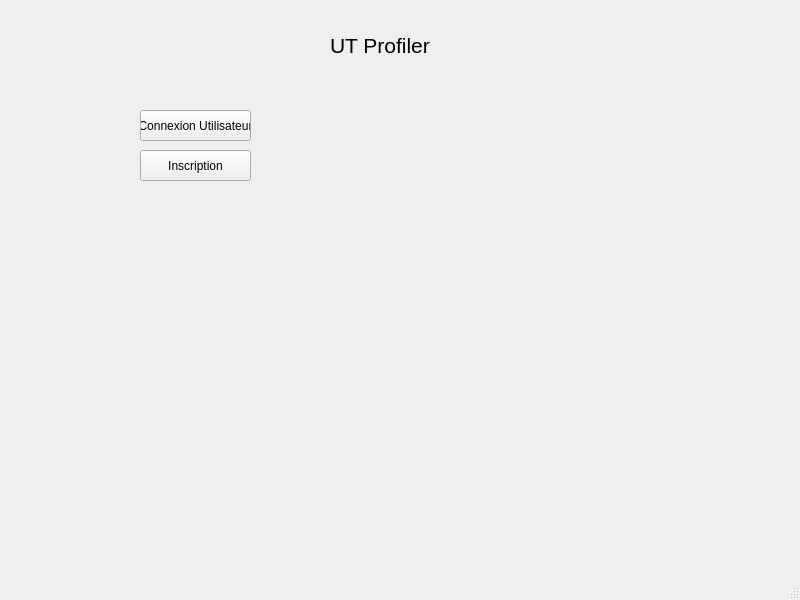
<?xml version="1.0" encoding="UTF-8"?>
<ui version="4.0">
 <class>Accueil</class>
 <widget class="QMainWindow" name="Accueil">
  <property name="geometry">
   <rect>
    <x>0</x>
    <y>0</y>
    <width>800</width>
    <height>600</height>
   </rect>
  </property>
  <property name="windowTitle">
   <string>MainWindow</string>
  </property>
  <widget class="QWidget" name="centralwidget">
   <widget class="QPushButton" name="connexion_utilisateur">
    <property name="geometry">
     <rect>
      <x>140</x>
      <y>110</y>
      <width>111</width>
      <height>31</height>
     </rect>
    </property>
    <property name="text">
     <string>Connexion Utilisateur</string>
    </property>
   </widget>
   <widget class="QLabel" name="label">
    <property name="geometry">
     <rect>
      <x>330</x>
      <y>20</y>
      <width>191</width>
      <height>51</height>
     </rect>
    </property>
    <property name="font">
     <font>
      <pointsize>16</pointsize>
     </font>
    </property>
    <property name="text">
     <string>UT Profiler</string>
    </property>
   </widget>
   <widget class="QPushButton" name="inscription">
    <property name="geometry">
     <rect>
      <x>140</x>
      <y>150</y>
      <width>111</width>
      <height>31</height>
     </rect>
    </property>
    <property name="text">
     <string>Inscription</string>
    </property>
   </widget>
  </widget>
  <widget class="QMenuBar" name="menubar">
   <property name="geometry">
    <rect>
     <x>0</x>
     <y>0</y>
     <width>800</width>
     <height>21</height>
    </rect>
   </property>
  </widget>
  <widget class="QStatusBar" name="statusbar"/>
 </widget>
 <resources/>
 <connections/>
</ui>
